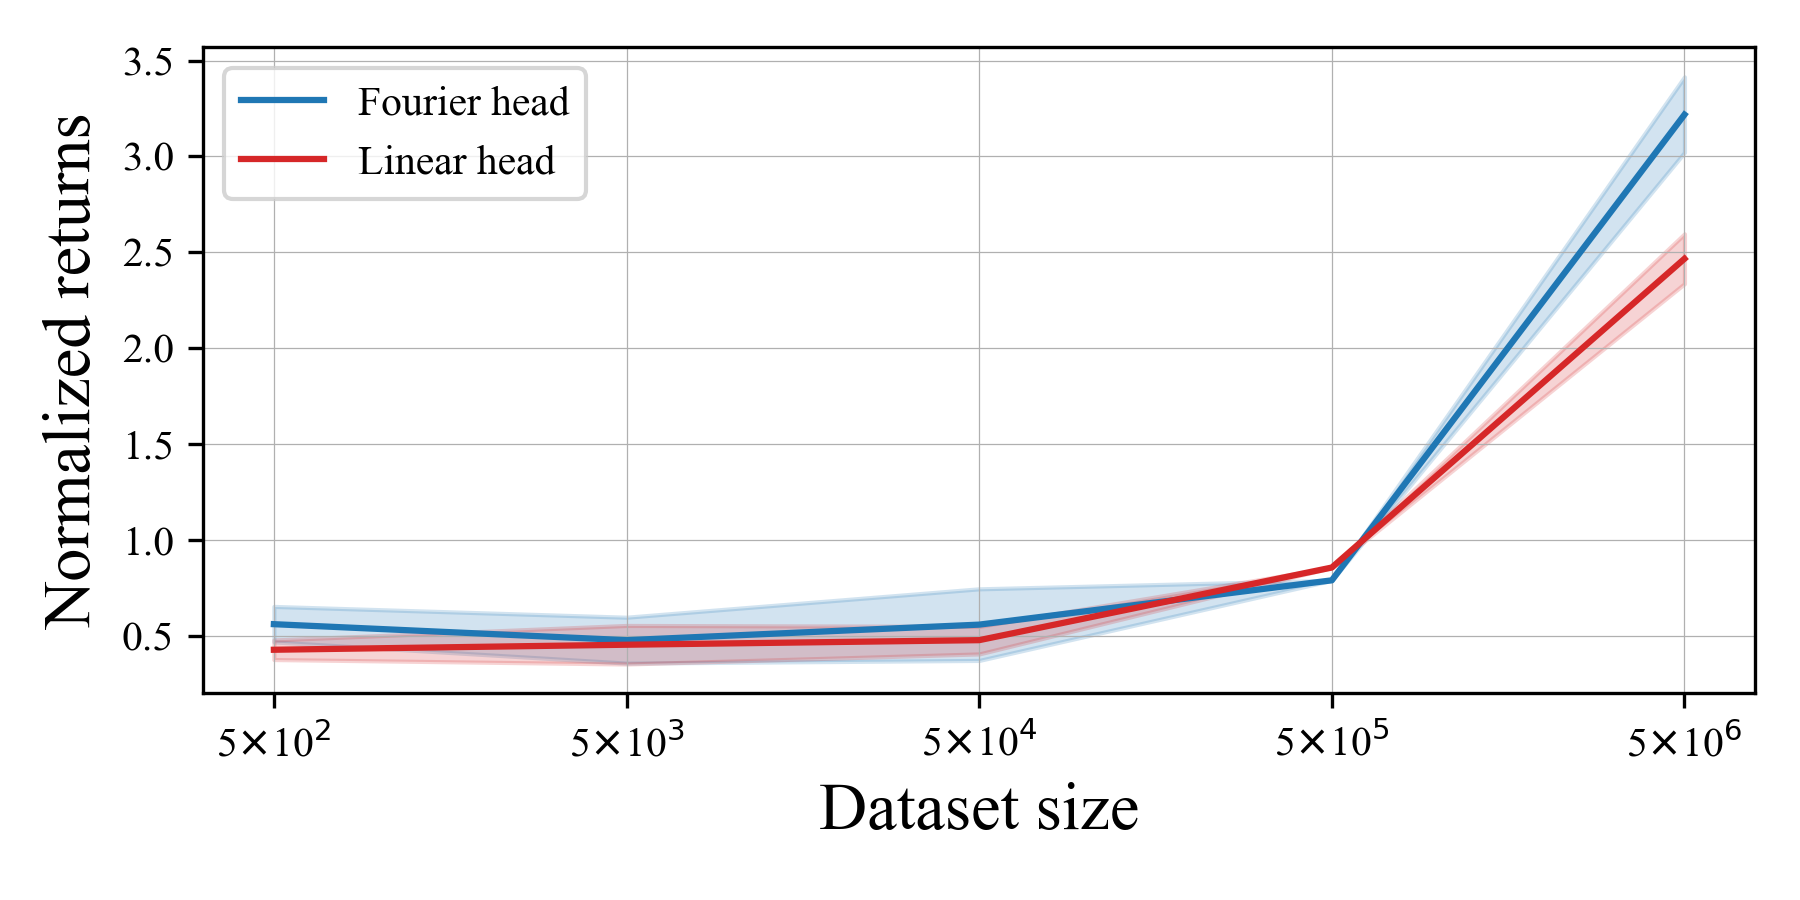

This chart was generated by the following Python code:
import matplotlib.font_manager as font_manager
import matplotlib.pyplot as plt
from matplotlib.ticker import MultipleLocator
import numpy as np
import json
import os

font_path = '../imitation-learning/scripts/eval/Times_New_Roman.ttf'
font_manager.fontManager.addfont(font_path)
plt.rcParams['font.family'] = 'serif'
plt.rcParams['font.serif'] = 'Times New Roman'

from atari_expert_scores import get_human_normalized_score

def get_returns_metrics(game_name, returns_local):

    returns_best = []
    for returns in returns_local.values():
        returns_best.append(max(returns))

    returns_best = np.asarray(returns_best)

    # normalize
    returns_best = 100*get_human_normalized_score(game_name.lower(), returns_best)

    returns_mean = returns_best.mean()
    returns_std = returns_best.std()

    return returns_mean, returns_std


def gather_returns_and_smoothness(game_name, sizes):

    DIVIDE_STD_BY = (1/0.67) # this gives 50% confidence interval

    vals = {
        "linear_returns"        : [],
        "linear_returns_err"    : [],
        "fourier_returns"       : [],
        "fourier_returns_err"   : []
    }

    for size in sizes:

        # get linear returns
        returns_local_path = f"output/{game_name}-dataset-{size}/linear/returns_dict.json"
        with open(returns_local_path, "r") as f:
            returns_local = json.load(f)
        
        return_baseline, return_std = get_returns_metrics(game_name, returns_local)
        return_baseline_err = return_std / DIVIDE_STD_BY

        vals["linear_returns"].append(return_baseline)
        vals["linear_returns_err"].append(return_baseline_err)

        # get fourier returns
        returns_fourier, returns_fourier_err = [], []
        smoothness_fourier, smoothness_fourier_err = [], []
        freq = 14

        # GET RETURNS STATISTICS
        returns_local_path = f"output/{game_name}-dataset-{size}/fourier_{freq}/returns_dict.json"
        with open(returns_local_path, "r") as f:
            returns_local = json.load(f)

        return_mean, return_std = get_returns_metrics(game_name, returns_local)
        return_std = return_std / DIVIDE_STD_BY
        vals["fourier_returns"].append(return_mean)
        vals["fourier_returns_err"].append(return_std)


    return vals


def build_graph(metric_name, linear_values, fourier_values, linear_err, fourier_err, output_fname):
    fig, ax = plt.subplots(figsize=(6, 3))
    
    x_positions = list(range(1, 6))

    # Plot fourier metric
    ax.plot(x_positions, fourier_values, c="tab:blue", label="Fourier head")
    # Plot standard deviation tunnel for linear metric
    ax.fill_between(
        x_positions, 
        np.array(fourier_values) - np.array(fourier_err), 
        np.array(fourier_values) + np.array(fourier_err), 
        color="tab:blue", 
        alpha=0.2
    )
    
    # Plot linear metric
    ax.plot(x_positions, linear_values, c="tab:red", label="Linear head")
    # Plot standard deviation tunnel for linear metric
    ax.fill_between(
        x_positions, 
        np.array(linear_values) - np.array(linear_err), 
        np.array(linear_values) + np.array(linear_err), 
        color="tab:red", 
        alpha=0.2
    )

    ax.set_ylabel(metric_name, fontsize=16)
    ax.grid(True, linewidth=0.3)
    
    # Set custom x-axis ticks and labels
    ax.set_xticks(x_positions)
    x_labels = [r'5$\times$10$^2$', r'5$\times$10$^3$', r'5$\times$10$^4$', r'5$\times$10$^5$', r'5$\times$10$^6$']
    ax.set_xticklabels(x_labels)
    ax.set_xlabel("Dataset size", fontsize=16)
    ax.legend(loc="best")
    
    plt.tight_layout()
    plt.savefig(output_fname, dpi=300)
    plt.close()

def main():
    sizes = [50, 500, 5000, 50000, 500000]
    vals = gather_returns_and_smoothness("Seaquest", sizes)
    
    # Create normalized returns graph
    build_graph(
        "Normalized returns",
        vals["linear_returns"],
        vals["fourier_returns"],
        vals["linear_returns_err"],
        vals["fourier_returns_err"],
        "scripts/eval/atari_graph_varying_dataset_size.png"
    )

if __name__ == "__main__":
    main()